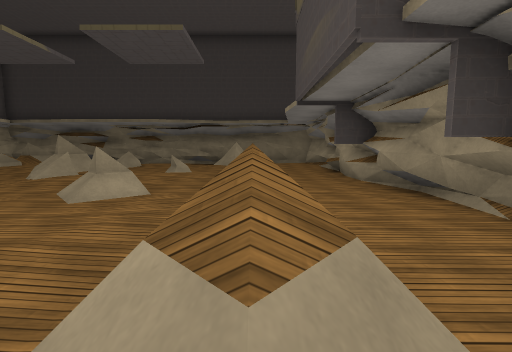
[1] (above)

12 first-person views from a walk through a scene from a Unity 3-D project. The camera is 1.5 m above the floor, tilts 6° down and sees 90° across. The floor is counted in squares, 2 m on a side. Each view is taken from the middle of a square. On the plan, view 1 faces up. The plan holds only what a view shows up to about 9 squares ahead; the rest is blank. The place goes on beyond the plan. The player is left out. Some animated figures are left out. Some surface patterns are stand-ins.

[2]
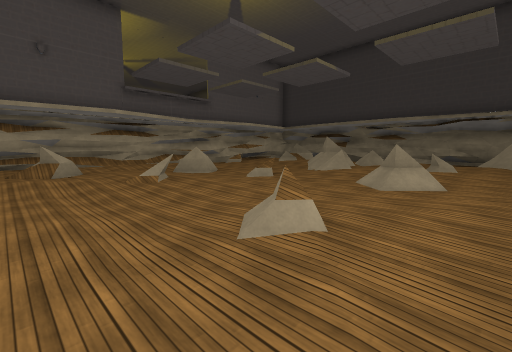

[3]
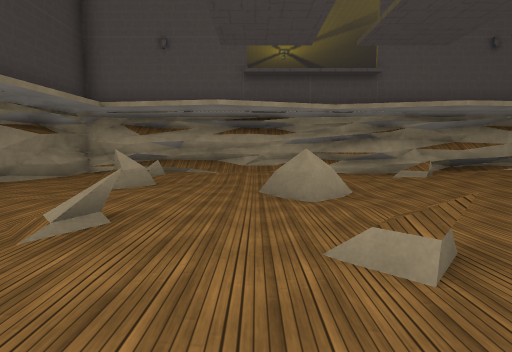

[4]
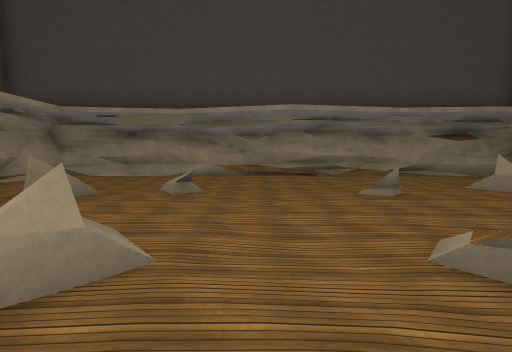

[5]
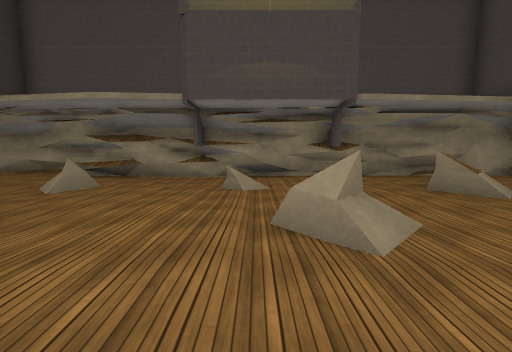

[6]
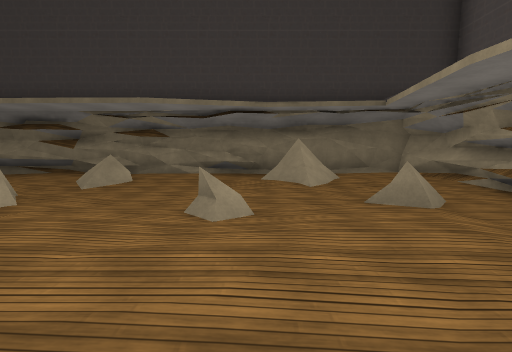

[7]
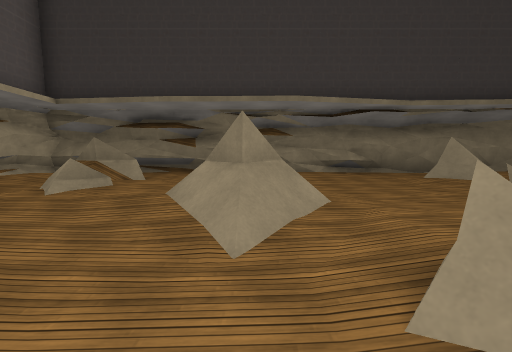

[8]
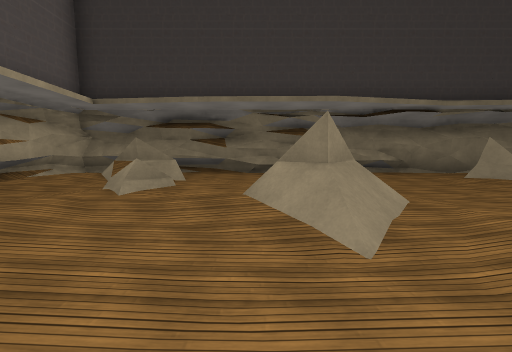

[9]
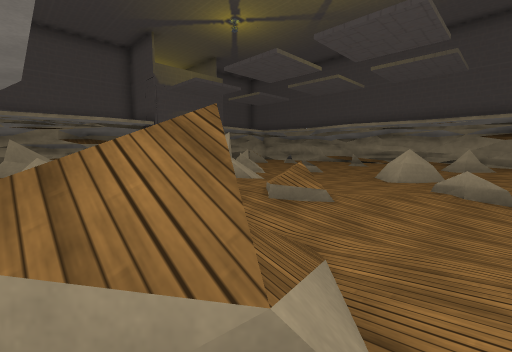

[10]
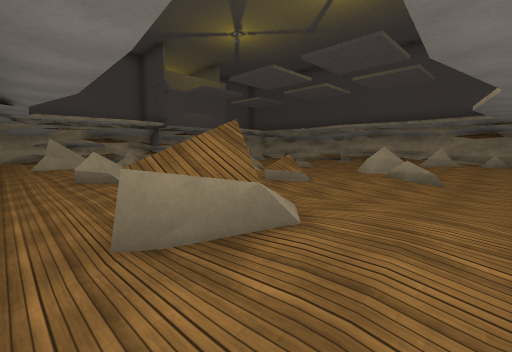

[11]
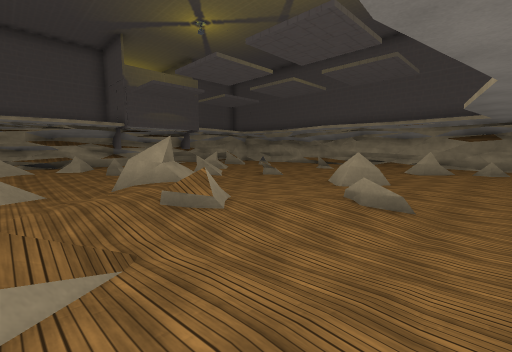

[12]
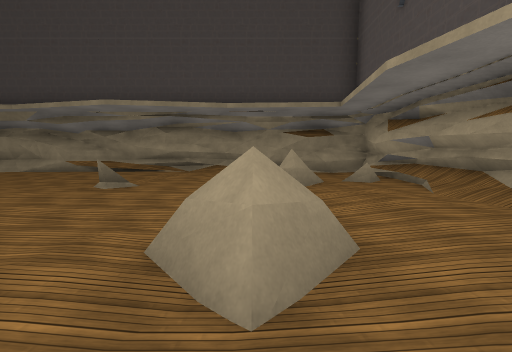

### Floor plan
Key: @ floor where view 1 was taken; # wall or solid block; . main floor; : floor 0.25 m higher than the main floor; - floor 0.25 m lower than the main floor; / step, stairs or slope; = window, fence, low wall or low ledge.
Columns run from 13 left of view 1 to 3 right of it. Each row starts with its distance up from view 1.
 14 #################
 13 #./-....//.-.../#
 12 #//#/..=/../=..:#
 11 #//#=..//..// :.#
 10 #//.///-........#
  9 #/./=:==/....=/.#
  8 #.////##//#//...#
  7 #-=/..///::::/..#
  6 #./...../::::...#
  5 #.../...///../..#
  4 #:./#///..==....#
  3 #///=.......::..#
  2 #///...#:.......#
  1 #////::...=///..#
  0 #//=/.:.-....@..#
 -1 #../.::.........#
 -2 #...............#
 -3 #################

Positions as (right, up) in squares from view 1, and headings:
1: (0, 0), facing up
2: (-1, -1), facing up-left
3: (-4, 3), facing left
4: (-4, 6), facing down
5: (-5, 5), facing right
6: (-2, 5), facing up
7: (-6, 5), facing up
8: (-7, 5), facing up
9: (-11, 12), facing down-right
10: (-12, 13), facing down-right
11: (-12, 11), facing down-right
12: (-9, 6), facing down
